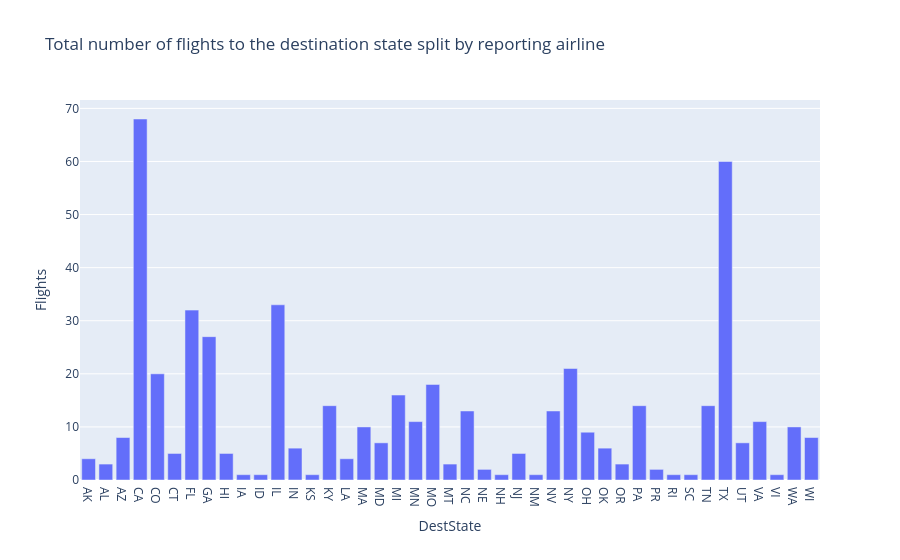

This figure's notebook cell:
### Code cell
fig = go.Figure()
fig = px.bar(bar_data, x="DestState", y="Flights", title='Total number of flights to the destination state split by reporting airline') 
fig.show()

### Figure 1 — Plotly figure (JSON) as saved in the notebook; plotly's stock layout.template omitted (floating-point values rounded to 4 significant figures)
{"data": [{"hovertemplate": "DestState=%{x}<br>Flights=%{y}<extra></extra>", "legendgroup": "", "marker": {"color": "#636efa", "pattern": {"shape": ""}}, "name": "", "orientation": "v", "showlegend": false, "textposition": "auto", "type": "bar", "x": ["AK", "AL", "AZ", "CA", "CO", "CT", "FL", "GA", "HI", "IA", "ID", "IL", "IN", "KS", "KY", "LA", "MA", "MD", "MI", "MN", "MO", "MT", "NC", "NE", "NH", "NJ", "NM", "NV", "NY", "OH", "OK", "OR", "PA", "PR", "RI", "SC", "TN", "TX", "UT", "VA", "VI", "WA", "WI"], "xaxis": "x", "y": [4.0, 3.0, 8.0, 68.0, 20.0, 5.0, 32.0, 27.0, 5.0, 1.0, 1.0, 33.0, 6.0, 1.0, 14.0, 4.0, 10.0, 7.0, 16.0, 11.0, 18.0, 3.0, 13.0, 2.0, 1.0, 5.0, 1.0, 13.0, 21.0, 9.0, 6.0, 3.0, 14.0, 2.0, 1.0, 1.0, 14.0, 60.0, 7.0, 11.0, 1.0, 10.0, 8.0], "yaxis": "y"}], "layout": {"barmode": "relative", "legend": {"tracegroupgap": 0}, "title": {"text": "Total number of flights to the destination state split by reporting airline"}, "xaxis": {"anchor": "y", "domain": [0, 1], "title": {"text": "DestState"}}, "yaxis": {"anchor": "x", "domain": [0, 1], "title": {"text": "Flights"}}}}
